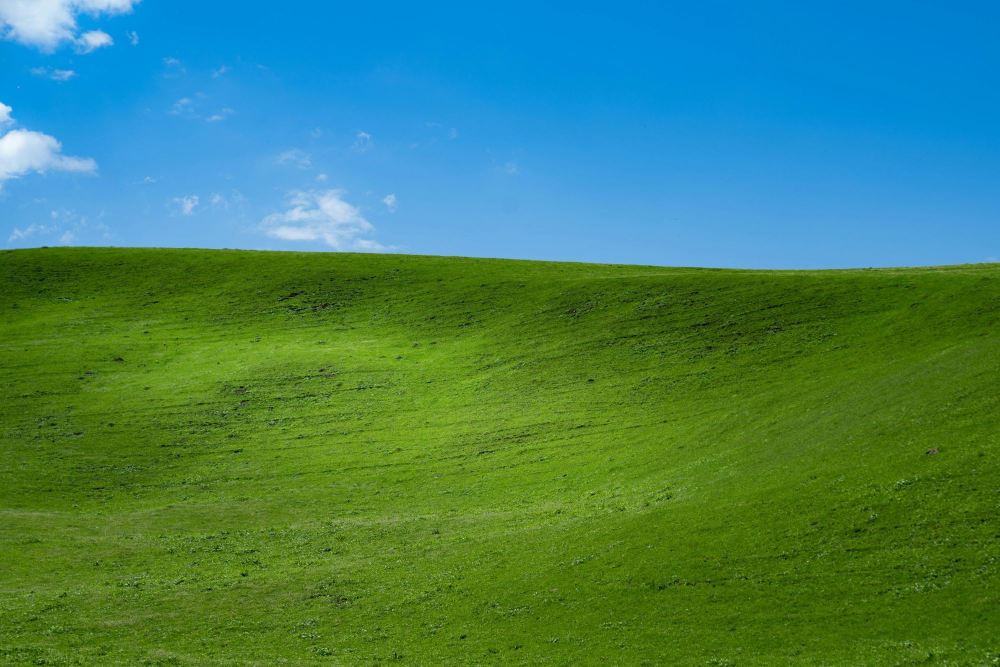
#> input picture assets/hill-base.jpg, 2000 x 1334 px (shown at 1/2 size)
$ python make_wallpaper.py
#> lines starting #> are read from the running program, lines starting #| are printed output that depends on the picture; after the words box and inside, x2 and y2 are one past the last pixel; in counts of white or black regions, pixels touching at a corner belong together
"""Builds the scene assets from the hill photo and the cow cut-outs.   Run: python3 src/make_wallpaper.py

    assets/hill.jpg          the clean hill (no cows): the page background
    assets/sprites/*.webp    one transparent image per cow, so the page can animate each one
    assets/sky-mask.png      sky-only mask, so the page can recolour just the sky for sunset and night
    assets/cows.json         where each cow sits, as % of the scene (used for sprites, shadows and click targets)

Hill photo: Unsplash, by Zongnan Bao. Cow photos: Wikimedia Commons (see README credits).
"""
import json, os, statistics
from PIL import Image, ImageDraw, ImageFilter
os.chdir(os.path.join(os.path.dirname(os.path.abspath(__file__)), ".."))   # run from the repo root, wherever this is called from
os.makedirs("assets/sprites", exist_ok=True)
W, H = 2000, 1333                                   # cow positions below are in these pixels

base = Image.open("assets/hill-base.jpg").convert("RGB")
#> base is the input picture: PIL image 2000x1334 RGB; mean R, G, B 66.7, 129.8, 97.7
if base.size != (W, H): base = base.resize((W, H), Image.LANCZOS)
#> base: PIL image 2000x1333 RGB
base.resize((1600, 1067), Image.LANCZOS).save("assets/hill.jpg", quality=58, optimize=True)

# ---- sky mask: everything above the hill's crest line ----
small = base.resize((800, 533), Image.LANCZOS); px = small.load(); w, h = small.size
#> after `small = base.resize((800, 533), Image.LANCZOS)`:
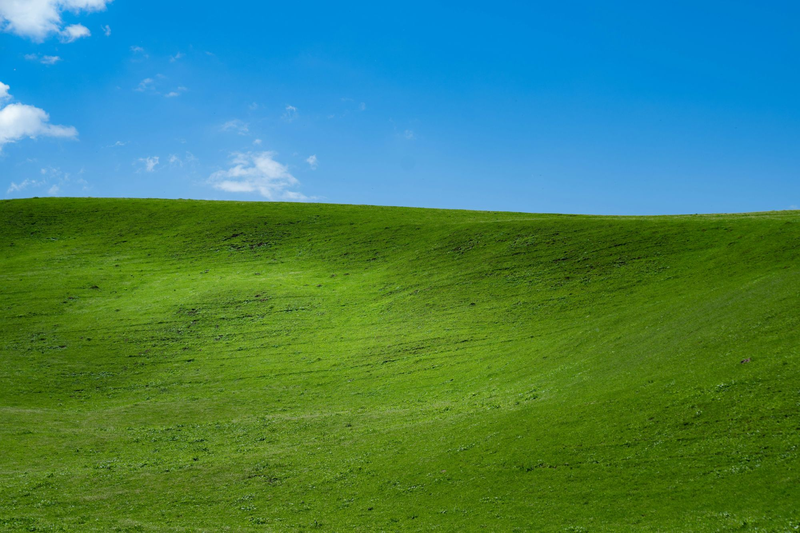
#> small: PIL image 800x533 RGB; mean R, G, B 66.7, 129.8, 97.8
#> after `w, h = small.size`: w = 800; h = 533
def is_grass(p): return p[1] > p[2] + 12 and p[1] > p[0] + 8
crest = []
for x in range(w):
    y = 0
    while y < h - 6 and not (is_grass(px[x, y]) and all(is_grass(px[x, y + k]) for k in range(1, 5))): y += 1
    crest.append(y)
crest = [int(statistics.median(crest[max(0, i - 6):i + 7])) for i in range(w)]   # ignore stray bushes and specks
mask = Image.new("L", (w, h), 0); d = ImageDraw.Draw(mask)
#> after `mask = Image.new('L', (w, h), 0)`: mask: PIL image 800x533 L; every value is 0
for x, yc in enumerate(crest): d.line([(x, 0), (x, max(0, yc - 1))], fill=255)
sky = Image.new("RGBA", (w, h), (255, 255, 255, 0)); sky.putalpha(mask.filter(ImageFilter.GaussianBlur(1.2)))
#> after `sky.putalpha(mask.filter(ImageFilter.GaussianBlur(1.2)))`:
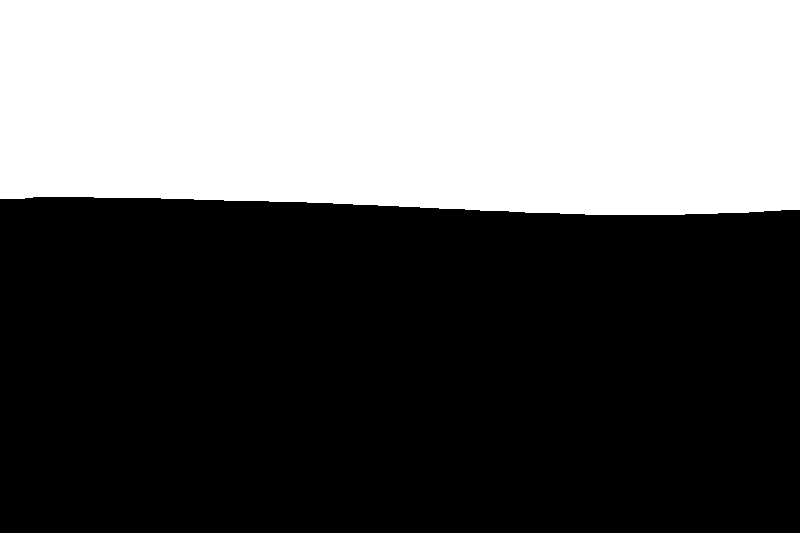
#> mask: PIL image 800x533 L; 38.7% white; 1 white region, box (x1, y1, x2, y2) and area: (0, 0, 800, 215) 165060
sky.save("assets/sky-mask.png", optimize=True)

# ---- cows ----
def load(name, trim=None):
#> called with name = 'assets/cows/cutA.png'
    im = Image.open(name).convert("RGBA")
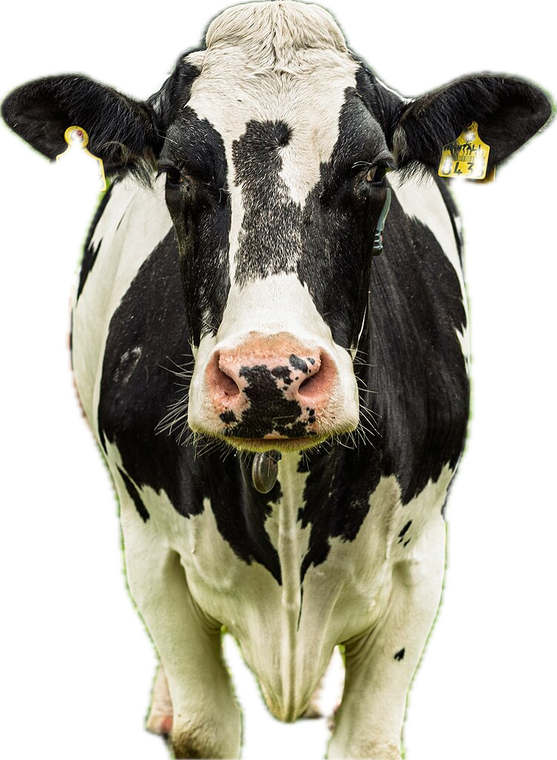
#> input picture assets/cows/cutA.png, 557 x 760 px
#> im is the input picture: PIL image 557x760 RGBA; mean R, G, B, A 73.5, 71.2, 57.5, 149.6
    if trim:                                        # erase a stray second cow behind the main one
        x0, y0, x1, y1 = [int(v * s) for v, s in zip(trim, (im.width, im.height, im.width, im.height))]
        a = im.getchannel("A"); ImageDraw.Draw(a).rectangle([x0, y0, x1, y1], fill=0); im.putalpha(a)
    return im.crop(im.getchannel("A").getbbox())

def feather(im, bottom, left):                      # melt the cow's feet (and a cropped-off edge) into the grass
    a = im.getchannel("A"); px = a.load()
    for x in range(int(im.width * left)):
        k = x / (im.width * left)
        for y in range(im.height): px[x, y] = int(px[x, y] * k)
    for y in range(int(im.height * (1 - bottom)), im.height):
        k = (im.height - 1 - y) / (im.height * bottom)
        for x in range(im.width): px[x, y] = int(px[x, y] * k)
    im.putalpha(a); return im

# name: (cut-out, height, left x, y of the feet, trim, bottom feather, left feather)   -- pixels in the 2000x1333 scene
# Spread across the field: near cow on the left, far cows in the middle, a nearer one on the right.
COWS = {
    "A": ("cutA.png", 340, 125, 1262, None, .06, 0),                 # big front-on cow, nearest (About)
    "E": ("cutE.png", 100, 690, 1040, None, .14, .32),               # resting brown/white cow (Personal Project)
    "B": ("cutB.png", 108, 1200, 950, (0, .43, .36, 1), .08, 0),     # small standing cow, far (Now)
    "D": ("cutD.png", 140, 1693, 1150, None, .14, .55),              # resting black/white cow (Say hi)
}
# Portrait (phone) arrangement: a phone shows only ~600px of the 2000px-wide scene, centred on x=1000, so the cows are
# bunched into that strip and staggered by depth: name: (left x, y of the feet).
MOBILE = {"A": (1000, 1300), "E": (800, 1010), "B": (1130, 930), "D": (760, 1150)}
boxes = {}
for name, (file, height, x, feet, trim, fb, fl) in COWS.items():
    im = load(f"assets/cows/{file}", trim)
    im = im.resize((round(im.width * height / im.height), height), Image.LANCZOS)
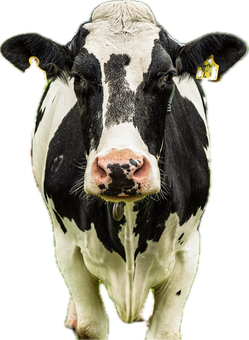
#> im: PIL image 249x340 RGBA; mean R, G, B, A 73.2, 70.8, 57.6, 149.6; transparent parts drawn white
    feather(im, fb, fl).save(f"assets/sprites/{name}.webp", "WEBP", quality=86, method=6)
#> in feather, `a = im.getchannel('A')`:
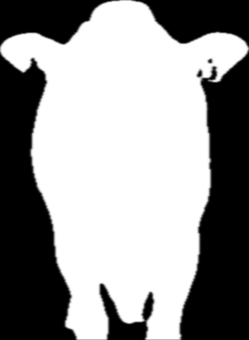
#> a: PIL image 249x340 L; min 0, max 255, mean 149.6
    boxes[name] = dict(l=round(x / 20, 3), t=round((feet - height) / 13.33, 3), w=round(im.width / 20, 3), h=round(height / 13.33, 3))
#> pass 2 of the loop `for name, (file, height, x, feet, trim, fb, fl) in COWS.items():`:
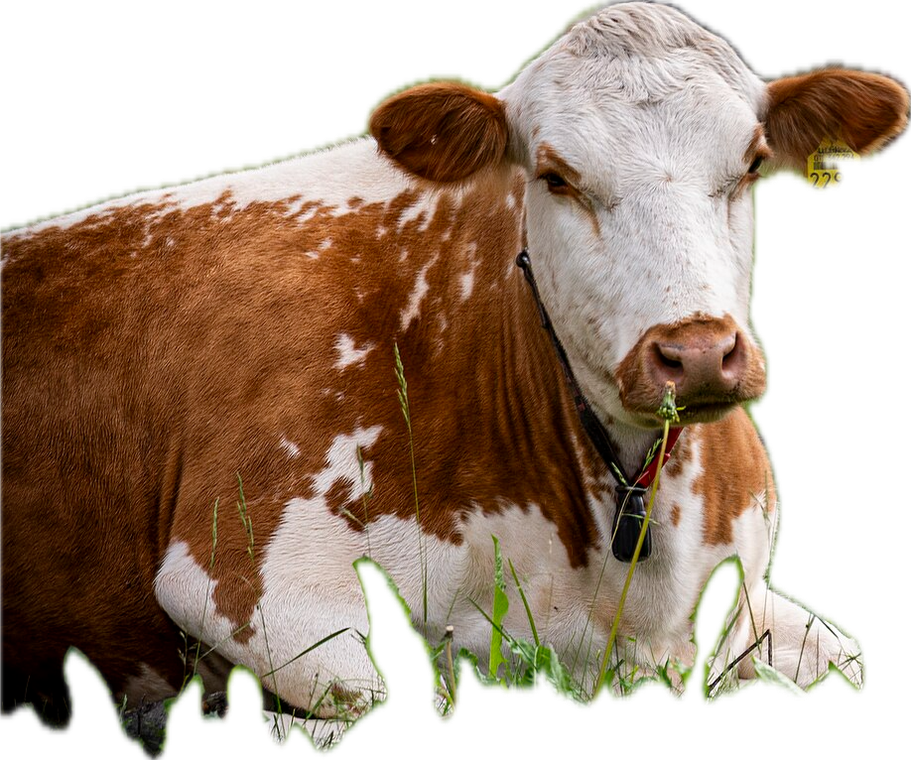
#> input picture assets/cows/cutE.png, 911 x 760 px
#> in load, im is the input picture: PIL image 911x760 RGBA; mean R, G, B, A 90.4, 71.6, 53.7, 169.1
#> in feather (call 2), `im.putalpha(a)`:
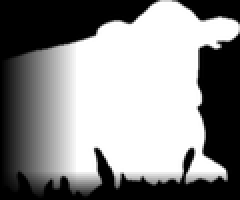
#> a: PIL image 120x100 L (shown 2 times larger); min 0, max 255, mean 138.2
#> in feather (call 2), `im.putalpha(a)`:
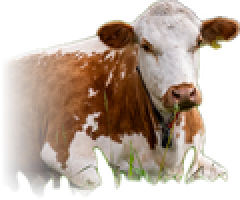
#> im: PIL image 120x100 RGBA (shown 2 times larger); mean R, G, B, A 93.8, 74.7, 56.8, 138.2; transparent parts drawn white
#> pass 3 of the loop `for name, (file, height, x, feet, trim, fb, fl) in COWS.items():`:
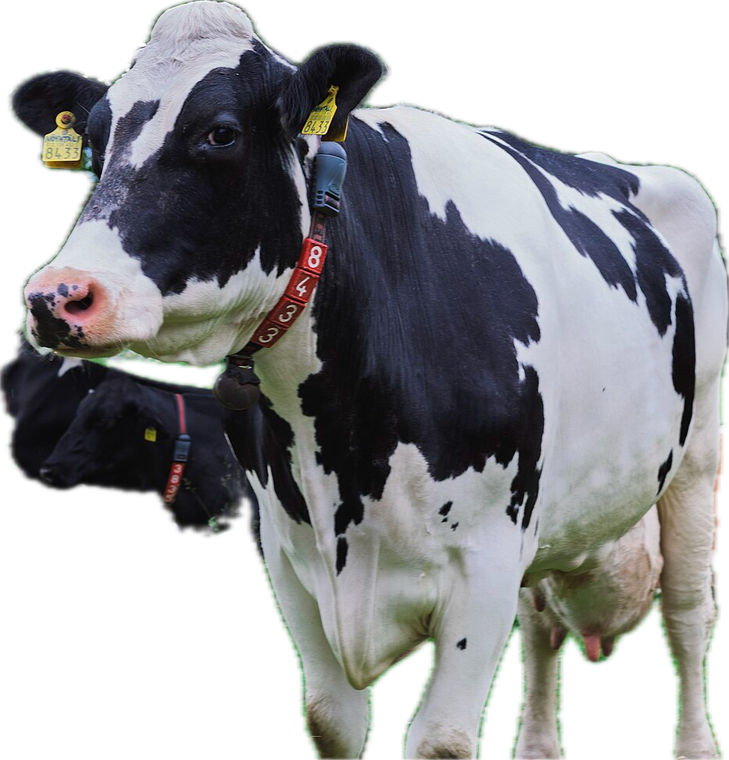
#> input picture assets/cows/cutB.png, 729 x 760 px
#> in load, im is the input picture: PIL image 729x760 RGBA; mean R, G, B, A 72.6, 74.4, 75.3, 168.6
#> `im = im.resize((round(im.width * height / im.height), height), Image.L..`:
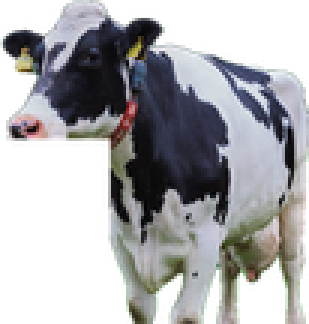
#> im: PIL image 103x108 RGBA (shown 3 times larger); mean R, G, B, A 73.3, 75.1, 75.9, 150.2; transparent parts drawn white
#> in feather (call 3), `im.putalpha(a)`:
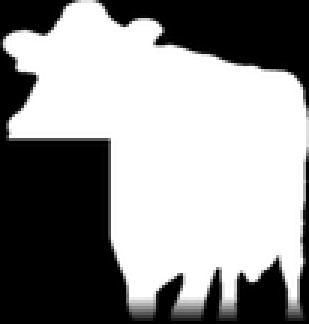
#> a: PIL image 103x108 L (shown 3 times larger); min 0, max 255, mean 147
#> the loop made 4 passes; the first 3 are shown
for name, (x, feet) in MOBILE.items():
    boxes[name]["ml"] = round(x / 20, 3); boxes[name]["mt"] = round((feet - COWS[name][1]) / 13.33, 3)
#> this loop made 4 passes
#> (name, x, feet) on passes 1 to 4: ('A', 1000, 1300), ('E', 800, 1010), ('B', 1130, 930), ('D', 760, 1150)
#> after the loop, boxes = 4 items
json.dump(boxes, open("assets/cows.json", "w"), indent=1)
print("ok", boxes)
#> (printed output is left out)
